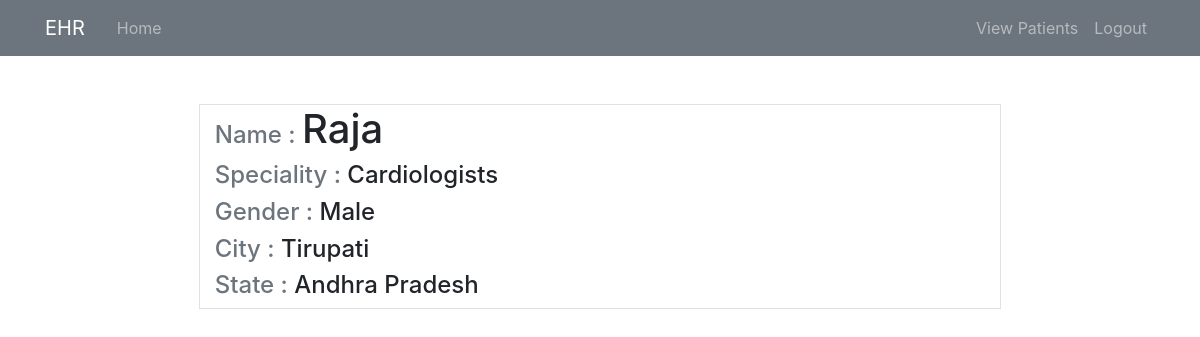
The app's page /doctor/Raja (signed in), older data.
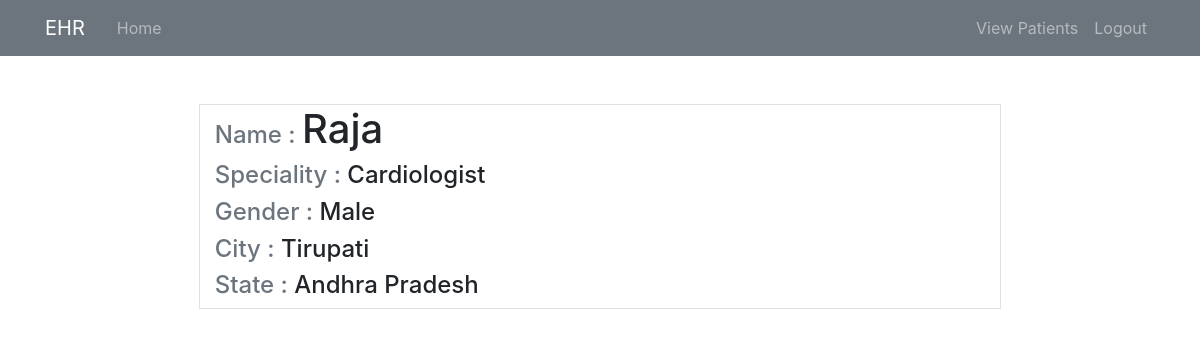
The same page, newer data.
### User/models.py (models this page shows, shortened)
class Doctor(models.Model):
    doctor_name = models.CharField(max_length=20, primary_key=True)
    speciality = models.CharField(max_length=20)
    city = models.CharField(max_length=20)
    State = models.CharField(max_length=20)
    date_of_joining = models.DateField()
    email = models.EmailField()
    GENDER_CHOICES = (
        ('M', 'Male'),
        ('F', 'Female'),
    )
    gender = models.CharField(max_length=1, choices=GENDER_CHOICES)

### User/views.py (the view)
# urls.py: path('doctor/<str:pk>', user_views.DoctorDetailView.as_view(), name="doctor-detail"),
class DoctorDetailView(LoginRequiredMixin, DetailView):
    model = Doctor

### User/templates/User/doctor_detail.html
{% extends 'User/home.html'%}
{% block contents%}
<div class="container w-75 my-2  ">
    <div class="container border my-3">
        <div class="row" >
            <div class="col-md">
                <div class="h4"> <span class="text-muted"> Name :</span> <span class="h1"> {{ object.doctor_name}} </span>   </div>
                <div class="h4"> <span class="text-muted"> Speciality :</span> {{ object.speciality }}  </div>
                <div class="h4"> <span class="text-muted"> Gender :</span>
                    {% if  object.gender  == "M" %}
                        Male
                    {% else %}
                        Female
                    {% endif %}
                </div>
                <div class="h4"> <span class="text-muted"> City :</span> {{ object.city }}  </div>
                <div class="h4"> <span class="text-muted"> State :</span> {{ object.State }}  </div>
            </div>
        </div>
    </div>
</div>
{% endblock contents%}

Row changes from the older to the newer data that the page shows:
changed Doctor "Raja": speciality "Cardiologists" → "Cardiologist"
